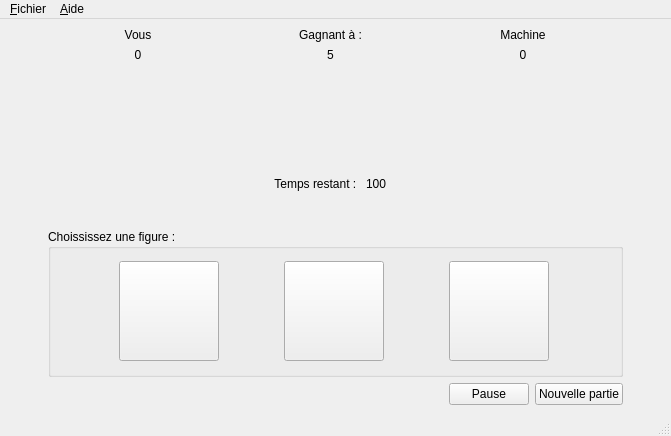
<?xml version="1.0" encoding="UTF-8"?>
<ui version="4.0">
 <class>MainWindow</class>
 <widget class="QMainWindow" name="MainWindow">
  <property name="geometry">
   <rect>
    <x>0</x>
    <y>0</y>
    <width>671</width>
    <height>436</height>
   </rect>
  </property>
  <property name="minimumSize">
   <size>
    <width>530</width>
    <height>410</height>
   </size>
  </property>
  <property name="windowTitle">
   <string>MainWindow</string>
  </property>
  <widget class="QWidget" name="centralwidget">
   <layout class="QHBoxLayout" name="horizontalLayout_8">
    <item>
     <spacer name="horizontalSpacer_8">
      <property name="orientation">
       <enum>Qt::Horizontal</enum>
      </property>
      <property name="sizeHint" stdset="0">
       <size>
        <width>40</width>
        <height>20</height>
       </size>
      </property>
     </spacer>
    </item>
    <item>
     <layout class="QVBoxLayout" name="layoutSecondaire">
      <item>
       <layout class="QGridLayout" name="layoutTop">
        <property name="topMargin">
         <number>0</number>
        </property>
        <property name="rightMargin">
         <number>10</number>
        </property>
        <property name="bottomMargin">
         <number>20</number>
        </property>
        <item row="1" column="0">
         <layout class="QHBoxLayout" name="horizontalLayout_3">
          <item>
           <spacer name="horizontalSpacer">
            <property name="orientation">
             <enum>Qt::Horizontal</enum>
            </property>
            <property name="sizeHint" stdset="0">
             <size>
              <width>40</width>
              <height>20</height>
             </size>
            </property>
           </spacer>
          </item>
          <item>
           <widget class="QLabel" name="iconVous">
            <property name="sizePolicy">
             <sizepolicy hsizetype="Fixed" vsizetype="Fixed">
              <horstretch>10</horstretch>
              <verstretch>10</verstretch>
             </sizepolicy>
            </property>
            <property name="minimumSize">
             <size>
              <width>100</width>
              <height>100</height>
             </size>
            </property>
            <property name="maximumSize">
             <size>
              <width>100</width>
              <height>100</height>
             </size>
            </property>
            <property name="text">
             <string/>
            </property>
            <property name="pixmap">
             <pixmap resource="ressourcesChifoumi.qrc">:/chifoumi/images/ciseau.gif</pixmap>
            </property>
            <property name="scaledContents">
             <bool>true</bool>
            </property>
            <property name="alignment">
             <set>Qt::AlignCenter</set>
            </property>
           </widget>
          </item>
          <item>
           <spacer name="horizontalSpacer_2">
            <property name="orientation">
             <enum>Qt::Horizontal</enum>
            </property>
            <property name="sizeHint" stdset="0">
             <size>
              <width>40</width>
              <height>20</height>
             </size>
            </property>
           </spacer>
          </item>
         </layout>
        </item>
        <item row="0" column="0">
         <layout class="QVBoxLayout" name="verticalLayout_5">
          <property name="topMargin">
           <number>0</number>
          </property>
          <item>
           <widget class="QLabel" name="labelVous">
            <property name="text">
             <string>Vous</string>
            </property>
            <property name="alignment">
             <set>Qt::AlignCenter</set>
            </property>
           </widget>
          </item>
          <item>
           <widget class="QLabel" name="labelScoreVous">
            <property name="text">
             <string>0</string>
            </property>
            <property name="alignment">
             <set>Qt::AlignCenter</set>
            </property>
           </widget>
          </item>
         </layout>
        </item>
        <item row="1" column="3">
         <layout class="QHBoxLayout" name="horizontalLayout_4">
          <item>
           <spacer name="horizontalSpacer_4">
            <property name="orientation">
             <enum>Qt::Horizontal</enum>
            </property>
            <property name="sizeHint" stdset="0">
             <size>
              <width>40</width>
              <height>20</height>
             </size>
            </property>
           </spacer>
          </item>
          <item>
           <widget class="QLabel" name="iconMachine">
            <property name="sizePolicy">
             <sizepolicy hsizetype="Fixed" vsizetype="Fixed">
              <horstretch>10</horstretch>
              <verstretch>10</verstretch>
             </sizepolicy>
            </property>
            <property name="minimumSize">
             <size>
              <width>100</width>
              <height>100</height>
             </size>
            </property>
            <property name="maximumSize">
             <size>
              <width>100</width>
              <height>100</height>
             </size>
            </property>
            <property name="text">
             <string/>
            </property>
            <property name="pixmap">
             <pixmap resource="ressourcesChifoumi.qrc">:/chifoumi/images/pierre.gif</pixmap>
            </property>
            <property name="scaledContents">
             <bool>true</bool>
            </property>
            <property name="alignment">
             <set>Qt::AlignCenter</set>
            </property>
           </widget>
          </item>
          <item>
           <spacer name="horizontalSpacer_5">
            <property name="orientation">
             <enum>Qt::Horizontal</enum>
            </property>
            <property name="sizeHint" stdset="0">
             <size>
              <width>40</width>
              <height>20</height>
             </size>
            </property>
           </spacer>
          </item>
         </layout>
        </item>
        <item row="0" column="3">
         <layout class="QVBoxLayout" name="verticalLayout_7">
          <item>
           <widget class="QLabel" name="labelMachine">
            <property name="text">
             <string>Machine</string>
            </property>
            <property name="alignment">
             <set>Qt::AlignCenter</set>
            </property>
           </widget>
          </item>
          <item>
           <widget class="QLabel" name="labelScoreMachine">
            <property name="text">
             <string>0</string>
            </property>
            <property name="alignment">
             <set>Qt::AlignCenter</set>
            </property>
           </widget>
          </item>
         </layout>
        </item>
        <item row="0" column="1">
         <layout class="QVBoxLayout" name="verticalLayout_2">
          <item>
           <widget class="QLabel" name="gagnantALabel">
            <property name="text">
             <string>Gagnant à :</string>
            </property>
            <property name="alignment">
             <set>Qt::AlignCenter</set>
            </property>
           </widget>
          </item>
          <item>
           <widget class="QLabel" name="labelNbPointRequis">
            <property name="text">
             <string>5</string>
            </property>
            <property name="alignment">
             <set>Qt::AlignCenter</set>
            </property>
           </widget>
          </item>
         </layout>
        </item>
        <item row="1" column="1">
         <layout class="QVBoxLayout" name="verticalLayout_4">
          <property name="bottomMargin">
           <number>0</number>
          </property>
          <item>
           <layout class="QHBoxLayout" name="horizontalLayout_5">
            <property name="rightMargin">
             <number>0</number>
            </property>
            <item>
             <spacer name="horizontalSpacer_6">
              <property name="orientation">
               <enum>Qt::Horizontal</enum>
              </property>
              <property name="sizeHint" stdset="0">
               <size>
                <width>40</width>
                <height>20</height>
               </size>
              </property>
             </spacer>
            </item>
            <item>
             <widget class="QLabel" name="iconVS">
              <property name="minimumSize">
               <size>
                <width>100</width>
                <height>100</height>
               </size>
              </property>
              <property name="maximumSize">
               <size>
                <width>100</width>
                <height>100</height>
               </size>
              </property>
              <property name="text">
               <string/>
              </property>
              <property name="pixmap">
               <pixmap resource="ressourcesChifoumi.qrc">:/chifoumi/images/versus.gif</pixmap>
              </property>
              <property name="alignment">
               <set>Qt::AlignCenter</set>
              </property>
             </widget>
            </item>
            <item>
             <spacer name="horizontalSpacer_7">
              <property name="orientation">
               <enum>Qt::Horizontal</enum>
              </property>
              <property name="sizeHint" stdset="0">
               <size>
                <width>40</width>
                <height>20</height>
               </size>
              </property>
             </spacer>
            </item>
           </layout>
          </item>
          <item>
           <layout class="QHBoxLayout" name="horizontalLayout_9">
            <property name="topMargin">
             <number>0</number>
            </property>
            <item>
             <spacer name="horizontalSpacer_10">
              <property name="orientation">
               <enum>Qt::Horizontal</enum>
              </property>
              <property name="sizeHint" stdset="0">
               <size>
                <width>40</width>
                <height>20</height>
               </size>
              </property>
             </spacer>
            </item>
            <item>
             <widget class="QLabel" name="intituleTimer">
              <property name="text">
               <string>Temps restant : </string>
              </property>
              <property name="alignment">
               <set>Qt::AlignCenter</set>
              </property>
             </widget>
            </item>
            <item>
             <widget class="QLabel" name="timer">
              <property name="text">
               <string>100</string>
              </property>
             </widget>
            </item>
            <item>
             <spacer name="horizontalSpacer_11">
              <property name="orientation">
               <enum>Qt::Horizontal</enum>
              </property>
              <property name="sizeHint" stdset="0">
               <size>
                <width>40</width>
                <height>20</height>
               </size>
              </property>
             </spacer>
            </item>
           </layout>
          </item>
         </layout>
        </item>
       </layout>
      </item>
      <item>
       <spacer name="verticalSpacer">
        <property name="orientation">
         <enum>Qt::Vertical</enum>
        </property>
        <property name="sizeHint" stdset="0">
         <size>
          <width>20</width>
          <height>40</height>
         </size>
        </property>
       </spacer>
      </item>
      <item>
       <layout class="QVBoxLayout" name="layoutBottom">
        <item>
         <widget class="QGroupBox" name="boxCoups">
          <property name="minimumSize">
           <size>
            <width>319</width>
            <height>148</height>
           </size>
          </property>
          <property name="title">
           <string>Choississez une figure :</string>
          </property>
          <layout class="QHBoxLayout" name="horizontalLayout_7">
           <item>
            <widget class="QPushButton" name="iconPierre">
             <property name="sizePolicy">
              <sizepolicy hsizetype="Fixed" vsizetype="Fixed">
               <horstretch>100</horstretch>
               <verstretch>100</verstretch>
              </sizepolicy>
             </property>
             <property name="minimumSize">
              <size>
               <width>100</width>
               <height>100</height>
              </size>
             </property>
             <property name="maximumSize">
              <size>
               <width>100</width>
               <height>100</height>
              </size>
             </property>
             <property name="baseSize">
              <size>
               <width>0</width>
               <height>0</height>
              </size>
             </property>
             <property name="text">
              <string/>
             </property>
             <property name="icon">
              <iconset resource="ressourcesChifoumi.qrc">
               <normaloff>:/chifoumi/images/pierre_115.png</normaloff>:/chifoumi/images/pierre_115.png</iconset>
             </property>
             <property name="iconSize">
              <size>
               <width>100</width>
               <height>100</height>
              </size>
             </property>
            </widget>
           </item>
           <item>
            <widget class="QPushButton" name="iconFeuille">
             <property name="sizePolicy">
              <sizepolicy hsizetype="Fixed" vsizetype="Fixed">
               <horstretch>10</horstretch>
               <verstretch>10</verstretch>
              </sizepolicy>
             </property>
             <property name="minimumSize">
              <size>
               <width>100</width>
               <height>100</height>
              </size>
             </property>
             <property name="maximumSize">
              <size>
               <width>100</width>
               <height>100</height>
              </size>
             </property>
             <property name="text">
              <string/>
             </property>
             <property name="icon">
              <iconset resource="ressourcesChifoumi.qrc">
               <normaloff>:/chifoumi/images/papier_115.png</normaloff>:/chifoumi/images/papier_115.png</iconset>
             </property>
             <property name="iconSize">
              <size>
               <width>100</width>
               <height>100</height>
              </size>
             </property>
            </widget>
           </item>
           <item>
            <widget class="QPushButton" name="iconCiseau">
             <property name="sizePolicy">
              <sizepolicy hsizetype="Fixed" vsizetype="Fixed">
               <horstretch>10</horstretch>
               <verstretch>10</verstretch>
              </sizepolicy>
             </property>
             <property name="minimumSize">
              <size>
               <width>100</width>
               <height>100</height>
              </size>
             </property>
             <property name="maximumSize">
              <size>
               <width>100</width>
               <height>100</height>
              </size>
             </property>
             <property name="text">
              <string/>
             </property>
             <property name="icon">
              <iconset resource="ressourcesChifoumi.qrc">
               <normaloff>:/chifoumi/images/ciseau_115.png</normaloff>:/chifoumi/images/ciseau_115.png</iconset>
             </property>
             <property name="iconSize">
              <size>
               <width>100</width>
               <height>100</height>
              </size>
             </property>
            </widget>
           </item>
          </layout>
         </widget>
        </item>
        <item>
         <layout class="QHBoxLayout" name="horizontalLayout_2">
          <item>
           <layout class="QHBoxLayout" name="horizontalLayout"/>
          </item>
          <item>
           <spacer name="horizontalSpacer_3">
            <property name="orientation">
             <enum>Qt::Horizontal</enum>
            </property>
            <property name="sizeHint" stdset="0">
             <size>
              <width>40</width>
              <height>20</height>
             </size>
            </property>
           </spacer>
          </item>
          <item>
           <widget class="QPushButton" name="pauseButton">
            <property name="text">
             <string>Pause</string>
            </property>
           </widget>
          </item>
          <item>
           <widget class="QPushButton" name="NvllPartie">
            <property name="text">
             <string>Nouvelle partie</string>
            </property>
           </widget>
          </item>
         </layout>
        </item>
       </layout>
      </item>
     </layout>
    </item>
    <item>
     <spacer name="horizontalSpacer_9">
      <property name="orientation">
       <enum>Qt::Horizontal</enum>
      </property>
      <property name="sizeHint" stdset="0">
       <size>
        <width>40</width>
        <height>20</height>
       </size>
      </property>
     </spacer>
    </item>
   </layout>
  </widget>
  <widget class="QMenuBar" name="menubar">
   <property name="geometry">
    <rect>
     <x>0</x>
     <y>0</y>
     <width>671</width>
     <height>21</height>
    </rect>
   </property>
   <widget class="QMenu" name="menuFichier">
    <property name="title">
     <string>&amp;Fichier</string>
    </property>
    <addaction name="actionQuitter"/>
   </widget>
   <widget class="QMenu" name="menuAide">
    <property name="title">
     <string>&amp;Aide</string>
    </property>
    <addaction name="actionA_propos_de"/>
   </widget>
   <addaction name="menuFichier"/>
   <addaction name="menuAide"/>
  </widget>
  <widget class="QStatusBar" name="statusbar"/>
  <action name="actionQuitter">
   <property name="text">
    <string>Quitter</string>
   </property>
   <property name="shortcut">
    <string>Alt+F3</string>
   </property>
  </action>
  <action name="actionA_propos_de">
   <property name="text">
    <string>A propos de...</string>
   </property>
   <property name="shortcut">
    <string>F1</string>
   </property>
  </action>
 </widget>
 <resources>
  <include location="ressourcesChifoumi.qrc"/>
 </resources>
 <connections/>
</ui>
